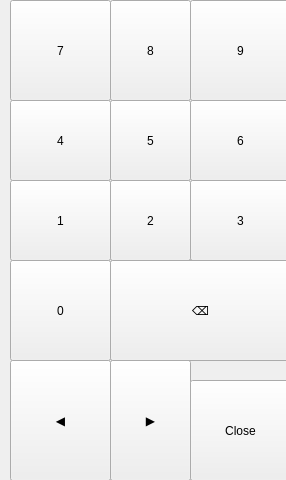
<?xml version="1.0" encoding="UTF-8"?>
<ui version="4.0">
 <class>uiKeyboardNumericNoUnits</class>
 <widget class="QWidget" name="uiKeyboardNumericNoUnits">
  <property name="geometry">
   <rect>
    <x>0</x>
    <y>0</y>
    <width>286</width>
    <height>480</height>
   </rect>
  </property>
  <property name="windowTitle">
   <string notr="true">Chronos Screen</string>
  </property>
  <widget class="Backdrop" name="backdrop">
   <property name="geometry">
    <rect>
     <x>10</x>
     <y>0</y>
     <width>281</width>
     <height>481</height>
    </rect>
   </property>
  </widget>
  <widget class="Backdrop" name="uiDropshadow">
   <property name="geometry">
    <rect>
     <x>0</x>
     <y>0</y>
     <width>10</width>
     <height>481</height>
    </rect>
   </property>
   <property name="customStyleSheet" stdset="0">
    <string>background: qlineargradient(x1:0 y1:0, x2:1 y2:0, stop:0 transparent, stop:1 rgba(0,0,0,128));</string>
   </property>
  </widget>
  <widget class="QWidget" name="uiKeyPanel" native="true">
   <property name="geometry">
    <rect>
     <x>10</x>
     <y>0</y>
     <width>281</width>
     <height>481</height>
    </rect>
   </property>
   <widget class="Button" name="uiRight">
    <property name="geometry">
     <rect>
      <x>100</x>
      <y>360</y>
      <width>81</width>
      <height>121</height>
     </rect>
    </property>
    <property name="text">
     <string>▶</string>
    </property>
    <property name="autoRepeat">
     <bool>true</bool>
    </property>
    <property name="autoRepeatDelay">
     <number>500</number>
    </property>
    <property name="clickMarginLeft" stdset="0">
     <enum>Button::none</enum>
    </property>
    <property name="clickMarginRight" stdset="0">
     <enum>Button::none</enum>
    </property>
    <property name="customStyleSheet" stdset="0">
     <string>Button { font-size: 22px; }</string>
    </property>
   </widget>
   <widget class="Button" name="uiLeft">
    <property name="geometry">
     <rect>
      <x>0</x>
      <y>360</y>
      <width>101</width>
      <height>121</height>
     </rect>
    </property>
    <property name="text">
     <string>◀</string>
    </property>
    <property name="autoRepeat">
     <bool>true</bool>
    </property>
    <property name="autoRepeatDelay">
     <number>500</number>
    </property>
    <property name="clickMarginRight" stdset="0">
     <enum>Button::none</enum>
    </property>
    <property name="customStyleSheet" stdset="0">
     <string>Button { font-size: 22px; }</string>
    </property>
   </widget>
   <widget class="Button" name="uiClose">
    <property name="geometry">
     <rect>
      <x>180</x>
      <y>380</y>
      <width>101</width>
      <height>101</height>
     </rect>
    </property>
    <property name="text">
     <string>Close</string>
    </property>
    <property name="clickMarginLeft" stdset="0">
     <enum>Button::none</enum>
    </property>
    <property name="clickMarginTop" stdset="0">
     <enum>Button::none</enum>
    </property>
    <property name="customStyleSheet" stdset="0">
     <string>Button { font-size: 22px; }</string>
    </property>
   </widget>
   <widget class="Button" name="ui0">
    <property name="geometry">
     <rect>
      <x>0</x>
      <y>260</y>
      <width>101</width>
      <height>101</height>
     </rect>
    </property>
    <property name="text">
     <string>0</string>
    </property>
    <property name="clickMarginRight" stdset="0">
     <enum>Button::none</enum>
    </property>
    <property name="clickMarginTop" stdset="0">
     <enum>Button::none</enum>
    </property>
    <property name="customStyleSheet" stdset="0">
     <string>Button { font-size: 22px; }</string>
    </property>
   </widget>
   <widget class="Button" name="ui3">
    <property name="geometry">
     <rect>
      <x>180</x>
      <y>180</y>
      <width>101</width>
      <height>81</height>
     </rect>
    </property>
    <property name="text">
     <string>3</string>
    </property>
    <property name="clickMarginLeft" stdset="0">
     <enum>Button::none</enum>
    </property>
    <property name="clickMarginTop" stdset="0">
     <enum>Button::none</enum>
    </property>
    <property name="clickMarginBottom" stdset="0">
     <enum>Button::none</enum>
    </property>
    <property name="customStyleSheet" stdset="0">
     <string>Button { font-size: 22px; }</string>
    </property>
   </widget>
   <widget class="Button" name="ui7">
    <property name="geometry">
     <rect>
      <x>0</x>
      <y>0</y>
      <width>101</width>
      <height>101</height>
     </rect>
    </property>
    <property name="text">
     <string>7</string>
    </property>
    <property name="clickMarginRight" stdset="0">
     <enum>Button::none</enum>
    </property>
    <property name="clickMarginBottom" stdset="0">
     <enum>Button::none</enum>
    </property>
    <property name="customStyleSheet" stdset="0">
     <string>Button { font-size: 22px; }</string>
    </property>
   </widget>
   <widget class="Button" name="ui8">
    <property name="geometry">
     <rect>
      <x>100</x>
      <y>0</y>
      <width>81</width>
      <height>101</height>
     </rect>
    </property>
    <property name="text">
     <string>8</string>
    </property>
    <property name="clickMarginLeft" stdset="0">
     <enum>Button::none</enum>
    </property>
    <property name="clickMarginRight" stdset="0">
     <enum>Button::none</enum>
    </property>
    <property name="clickMarginBottom" stdset="0">
     <enum>Button::none</enum>
    </property>
    <property name="customStyleSheet" stdset="0">
     <string>Button { font-size: 22px; }</string>
    </property>
   </widget>
   <widget class="Button" name="ui4">
    <property name="geometry">
     <rect>
      <x>0</x>
      <y>100</y>
      <width>101</width>
      <height>81</height>
     </rect>
    </property>
    <property name="text">
     <string>4</string>
    </property>
    <property name="clickMarginRight" stdset="0">
     <enum>Button::none</enum>
    </property>
    <property name="clickMarginTop" stdset="0">
     <enum>Button::none</enum>
    </property>
    <property name="clickMarginBottom" stdset="0">
     <enum>Button::none</enum>
    </property>
    <property name="customStyleSheet" stdset="0">
     <string>Button { font-size: 22px; }</string>
    </property>
   </widget>
   <widget class="Button" name="ui6">
    <property name="geometry">
     <rect>
      <x>180</x>
      <y>100</y>
      <width>101</width>
      <height>81</height>
     </rect>
    </property>
    <property name="text">
     <string>6</string>
    </property>
    <property name="clickMarginLeft" stdset="0">
     <enum>Button::none</enum>
    </property>
    <property name="clickMarginTop" stdset="0">
     <enum>Button::none</enum>
    </property>
    <property name="clickMarginBottom" stdset="0">
     <enum>Button::none</enum>
    </property>
    <property name="customStyleSheet" stdset="0">
     <string>Button { font-size: 22px; }</string>
    </property>
   </widget>
   <widget class="Button" name="ui9">
    <property name="geometry">
     <rect>
      <x>180</x>
      <y>0</y>
      <width>101</width>
      <height>101</height>
     </rect>
    </property>
    <property name="text">
     <string>9</string>
    </property>
    <property name="clickMarginLeft" stdset="0">
     <enum>Button::none</enum>
    </property>
    <property name="clickMarginBottom" stdset="0">
     <enum>Button::none</enum>
    </property>
    <property name="customStyleSheet" stdset="0">
     <string>Button { font-size: 22px; }</string>
    </property>
   </widget>
   <widget class="Button" name="ui2">
    <property name="geometry">
     <rect>
      <x>100</x>
      <y>180</y>
      <width>81</width>
      <height>81</height>
     </rect>
    </property>
    <property name="text">
     <string>2</string>
    </property>
    <property name="clickMarginLeft" stdset="0">
     <enum>Button::none</enum>
    </property>
    <property name="clickMarginRight" stdset="0">
     <enum>Button::none</enum>
    </property>
    <property name="clickMarginTop" stdset="0">
     <enum>Button::none</enum>
    </property>
    <property name="clickMarginBottom" stdset="0">
     <enum>Button::none</enum>
    </property>
    <property name="customStyleSheet" stdset="0">
     <string>Button { font-size: 22px; }</string>
    </property>
   </widget>
   <widget class="Button" name="ui5">
    <property name="geometry">
     <rect>
      <x>100</x>
      <y>100</y>
      <width>81</width>
      <height>81</height>
     </rect>
    </property>
    <property name="text">
     <string>5</string>
    </property>
    <property name="clickMarginLeft" stdset="0">
     <enum>Button::none</enum>
    </property>
    <property name="clickMarginRight" stdset="0">
     <enum>Button::none</enum>
    </property>
    <property name="clickMarginTop" stdset="0">
     <enum>Button::none</enum>
    </property>
    <property name="clickMarginBottom" stdset="0">
     <enum>Button::none</enum>
    </property>
    <property name="customStyleSheet" stdset="0">
     <string>Button { font-size: 22px; }</string>
    </property>
   </widget>
   <widget class="Button" name="ui1">
    <property name="geometry">
     <rect>
      <x>0</x>
      <y>180</y>
      <width>101</width>
      <height>81</height>
     </rect>
    </property>
    <property name="text">
     <string>1</string>
    </property>
    <property name="clickMarginRight" stdset="0">
     <enum>Button::none</enum>
    </property>
    <property name="clickMarginTop" stdset="0">
     <enum>Button::none</enum>
    </property>
    <property name="clickMarginBottom" stdset="0">
     <enum>Button::none</enum>
    </property>
    <property name="customStyleSheet" stdset="0">
     <string>Button { font-size: 22px; }</string>
    </property>
   </widget>
   <widget class="Button" name="uiBackspaceWide">
    <property name="geometry">
     <rect>
      <x>100</x>
      <y>260</y>
      <width>181</width>
      <height>101</height>
     </rect>
    </property>
    <property name="text">
     <string>⌫</string>
    </property>
    <property name="autoRepeat">
     <bool>true</bool>
    </property>
    <property name="autoRepeatDelay">
     <number>500</number>
    </property>
    <property name="clickMarginLeft" stdset="0">
     <enum>Button::none</enum>
    </property>
    <property name="clickMarginRight" stdset="0">
     <enum>Button::full</enum>
    </property>
    <property name="clickMarginTop" stdset="0">
     <enum>Button::none</enum>
    </property>
    <property name="customStyleSheet" stdset="0">
     <string>Button { font-size: 22px; }</string>
    </property>
   </widget>
   <widget class="Button" name="uiBackspaceNarrow">
    <property name="geometry">
     <rect>
      <x>180</x>
      <y>260</y>
      <width>101</width>
      <height>101</height>
     </rect>
    </property>
    <property name="text">
     <string>⌫</string>
    </property>
    <property name="autoRepeat">
     <bool>true</bool>
    </property>
    <property name="autoRepeatDelay">
     <number>500</number>
    </property>
    <property name="clickMarginLeft" stdset="0">
     <enum>Button::none</enum>
    </property>
    <property name="clickMarginRight" stdset="0">
     <enum>Button::full</enum>
    </property>
    <property name="clickMarginTop" stdset="0">
     <enum>Button::none</enum>
    </property>
    <property name="customStyleSheet" stdset="0">
     <string>Button { font-size: 22px; }</string>
    </property>
   </widget>
   <widget class="Button" name="uiDot">
    <property name="geometry">
     <rect>
      <x>100</x>
      <y>260</y>
      <width>81</width>
      <height>101</height>
     </rect>
    </property>
    <property name="text">
     <string>.</string>
    </property>
    <property name="clickMarginLeft" stdset="0">
     <enum>Button::none</enum>
    </property>
    <property name="clickMarginRight" stdset="0">
     <enum>Button::none</enum>
    </property>
    <property name="clickMarginTop" stdset="0">
     <enum>Button::none</enum>
    </property>
    <property name="customStyleSheet" stdset="0">
     <string>Button { font-size: 22px; }</string>
    </property>
   </widget>
   <zorder>uiRight</zorder>
   <zorder>uiLeft</zorder>
   <zorder>uiClose</zorder>
   <zorder>ui0</zorder>
   <zorder>ui3</zorder>
   <zorder>ui7</zorder>
   <zorder>ui8</zorder>
   <zorder>ui4</zorder>
   <zorder>ui6</zorder>
   <zorder>ui9</zorder>
   <zorder>ui2</zorder>
   <zorder>ui5</zorder>
   <zorder>ui1</zorder>
   <zorder>uiBackspaceNarrow</zorder>
   <zorder>uiDot</zorder>
   <zorder>uiBackspaceWide</zorder>
  </widget>
  <zorder>backdrop</zorder>
  <zorder>uiKeyPanel</zorder>
  <zorder>uiDropshadow</zorder>
 </widget>
 <customwidgets>
  <customwidget>
   <class>Backdrop</class>
   <extends>QLabel</extends>
   <header>backdrop</header>
  </customwidget>
  <customwidget>
   <class>Button</class>
   <extends>QPushButton</extends>
   <header>button</header>
  </customwidget>
 </customwidgets>
 <tabstops>
  <tabstop>ui7</tabstop>
  <tabstop>ui8</tabstop>
  <tabstop>ui9</tabstop>
  <tabstop>ui4</tabstop>
  <tabstop>ui5</tabstop>
  <tabstop>ui6</tabstop>
  <tabstop>ui1</tabstop>
  <tabstop>ui2</tabstop>
  <tabstop>ui3</tabstop>
  <tabstop>ui0</tabstop>
  <tabstop>uiLeft</tabstop>
  <tabstop>uiRight</tabstop>
  <tabstop>uiClose</tabstop>
 </tabstops>
 <resources/>
 <connections/>
</ui>
